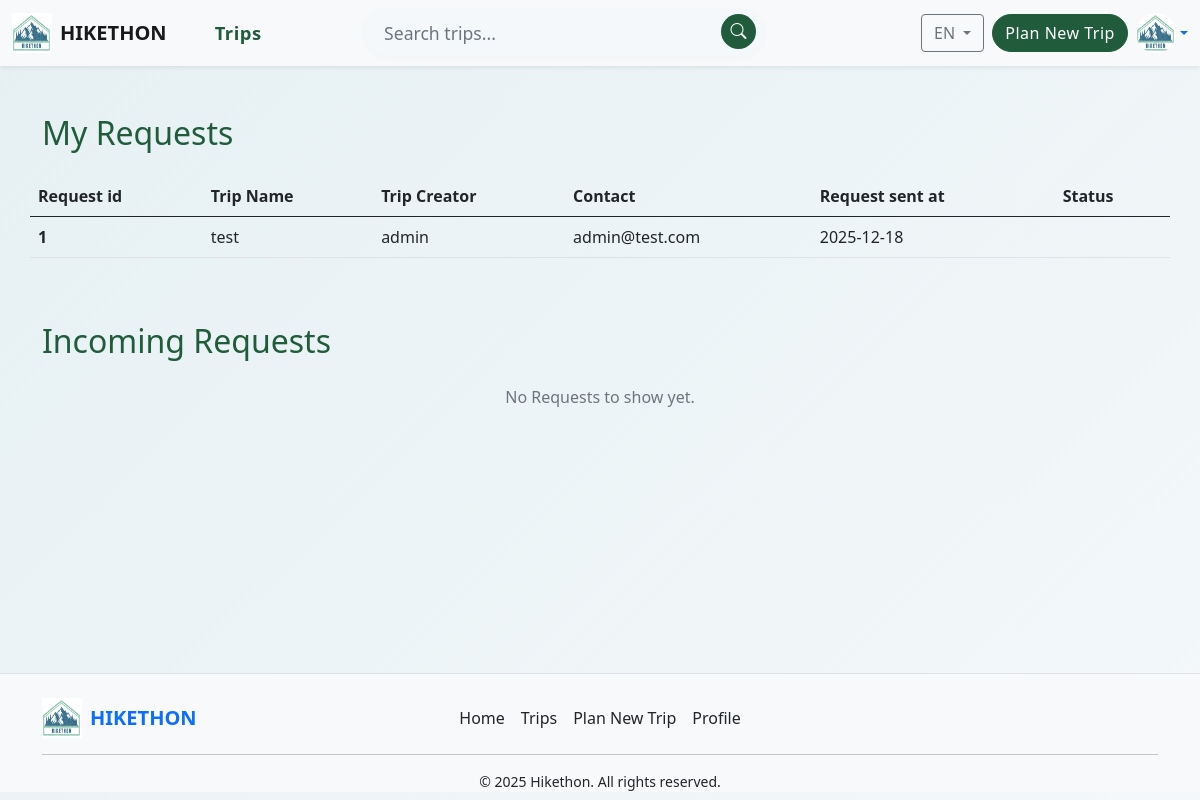
The app's page /requests (signed in), older data.
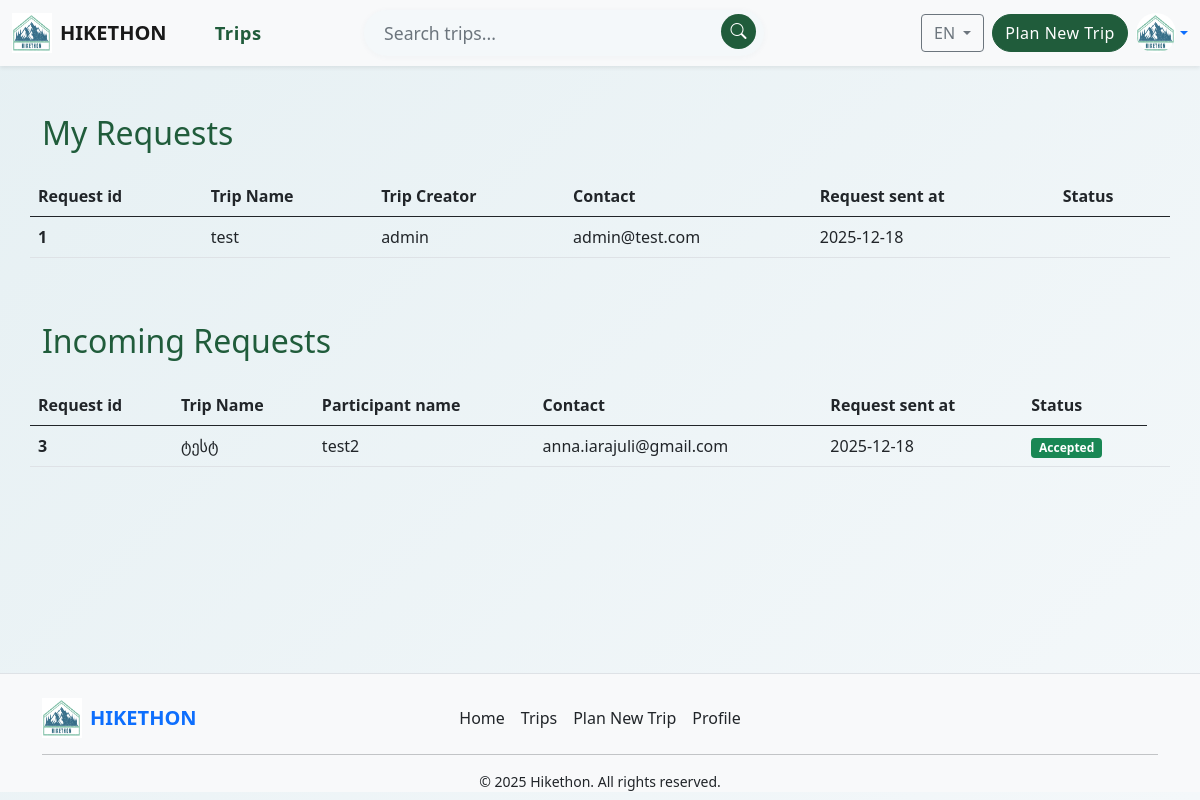
The same page, newer data.
### models.py (models this page shows, shortened)
class BaseModel:
    def create(self):
        db.session.add(self)
        db.session.commit()

class TripRequest(db.Model, BaseModel):
    __tablename__ = "trip_requests"
    id = db.Column(db.Integer, primary_key=True)
    user_id = db.Column(db.Integer, db.ForeignKey('users.id'), nullable=False)
    trip_id = db.Column(db.Integer, db.ForeignKey('trips.id'), nullable=False)
    status = db.Column(db.String(20), nullable=False)  # pending, cancelled (by user); accepted, rejected (by trip creator)
    created_at = db.Column(db.DateTime, default=datetime.utcnow)
    responded_at = db.Column(db.DateTime)
    user = db.relationship('User', backref="trip_requests", lazy=True) # creator of the trip
    trip = db.relationship('Trip', backref="requests", lazy=True)

class Trip(db.Model, BaseModel):
    __tablename__ = "trips"
    id = db.Column(db.Integer, primary_key=True)
    name = db.Column(db.String(100), nullable=False)
    date_created = db.Column(db.DateTime, default=datetime.utcnow)
    start_date = db.Column(db.Date, nullable=False)
    end_date = db.Column(db.Date, nullable=False)
    duration = db.Column(db.Integer, nullable=False) # It will be calculated automatically
    difficulty = db.Column(db.String(20), nullable=False)
    description = db.Column(db.Text, nullable=False)
    creator_id = db.Column(db.Integer, db.ForeignKey('users.id'), nullable=False)
    trip_img = db.Column(db.String(100), nullable=False)
    user = db.relationship("User", backref="created_trips")

class User(db.Model, BaseModel, UserMixin):
    __tablename__ = "users"
    id = db.Column(db.Integer(), primary_key=True)
    name = db.Column(db.String(), nullable=False)
    surname = db.Column(db.String(), nullable=False)
    username = db.Column(db.String(), unique=True, nullable=False)
    email = db.Column(db.String(), unique=True, nullable=False)
    password = db.Column(db.String(255), nullable=False)
    role = db.Column(db.String(), nullable=False)
    date_joined = db.Column(db.DateTime, default=datetime.now())

### routes.py (the view)
@app.route("/requests")
@login_required
def manage_requests():
    my_requests = (
        TripRequest.query.join(Trip)
        .filter(TripRequest.user_id==current_user.id).all()
    )
    incoming_requests = (
        TripRequest.query.join(Trip)
        .filter(Trip.creator_id==current_user.id)
        .all()
    )
    return render_template("manage_requests.html",
                           my_requests=my_requests,
                           incoming_requests=incoming_requests)

### models.py (called while the page is built)
@login_manager.user_loader
def load_user(user_id):
    return User.query.get(user_id)

### templates/manage_requests.html (shortened to what this page needs)
{% extends 'components/base.html' %}
{% block content %}
<div class="container my-5">
    <h2 class="mb-4 text-success">My Requests</h2>
    <div class="row justify-content-center">
        {% if my_requests %}
        <table class="table">
            <thead>
            <tr>
                <th scope="col">Request id</th>
                <th scope="col">Trip Name</th>
                <th scope="col">Trip Creator</th>
                <th scope="col">Contact</th>
                <th scope="col">Request sent at</th>
                <th scope="col">Status</th>
            </tr>
            </thead>
            <tbody>
                {% for request in my_requests %}
                <tr>
                    <th scope="row">{{ request.id }}</th>
                    <td>{{ request.trip.name }}</td>
                    <td>{{ request.trip.user.username }}</td>
                    <td>{{ request.trip.user.email }}</td>
                    <td>{{ request.created_at.strftime("%Y-%m-%d") }}</td>
                    <td>
                    </td>
                </tr>
                {% endfor %}
            </tbody>
        </table>
        {% else %}
        <div class="col-12 text-center text-muted">No Requests to show yet.</div>
        {% endif %}
    </div>
</div>
<div class="container my-5">
    <h2 class="mb-4 text-success">Incoming Requests</h2>
    <div class="row justify-content-center">
        {% if incoming_requests %}
        <table class="table">
            <thead>
            <tr>
                <th scope="col">Request id</th>
                <th scope="col">Trip Name</th>
                <th scope="col">Participant name</th>
                <th scope="col">Contact</th>
                <th scope="col">Request sent at</th>
                <th scope="col">Status</th>
            </tr>
            </thead>
            <tbody>
                {% for request in incoming_requests %}
                <tr>
                    <th scope="row">{{ request.id }}</th>
                    <td><a href="/trip/{{ request.trip_id }}" class="text-decoration-none text-dark">{{ request.trip.name }}</a></td>
                    <td><a href="/profile" class="text-decoration-none text-dark">{{ request.trip.user.username }}</a></td>
                    <td>{{ request.trip.user.email }}</td>
                    <td>{{ request.created_at.strftime("%Y-%m-%d") }}</td>
                    <td>
                        {% if request.status == "pending" %}
                          <span class="badge bg-warning text-dark">Pending</span>
                        {% elif request.status == "accepted" %}
                          <span class="badge bg-success">Accepted</span>
                        {% elif request.status == "denied" %}
                          <span class="badge bg-danger">Denied</span>
                        {% endif %}
                    </td>
                    <td>
                    </td>
                </tr>
                {% endfor %}
            </tbody>
        </table>
        {% else %}
        <div class="col-12 text-center text-muted">No Requests to show yet.</div>
        {% endif %}
    </div>
</div>
{% endblock %}

### templates/components/base.html (shortened to what this page needs)
<!DOCTYPE html>
<html lang="en">
<head>
    <link href="https://cdn.jsdelivr.net/npm/bootstrap@5.0.2/dist/css/bootstrap.min.css" rel="stylesheet">
    <link rel="stylesheet" href="https://cdn.jsdelivr.net/npm/bootstrap-icons@1.10.5/font/bootstrap-icons.css">
    <link rel="stylesheet" href="/static/style.css">
</head>
<body class="d-flex flex-column min-vh-100 custom-body">
{% include "components/navbar.html" %}
<main class="flex-grow-1 custom-main">
    {% block content %}
    {% endblock %}
</main>
{% include "components/footer.html" %}
</body>
</html>

### templates/components/navbar.html (shortened to what this page needs)
<nav class="navbar navbar-expand-lg navbar-light bg-light shadow-sm">
  <div class="container-fluid">
    <a class="navbar-brand d-flex align-items-center" href="/">
      <img src="{{ url_for('static', filename='images/logo.png') }}" alt="Hikethon Logo" width="40" height="40" class="me-2">
      <span class="fw-bold d-none d-md-inline">HIKETHON</span>
    </a>
    <div class="collapse navbar-collapse" id="navbarSupportedContent">
      <form class="d-flex mx-auto order-2 order-lg-1 navbar-search-form" role="search">
        <input class="form-control navbar-search-input me-2" type="search" placeholder="Search trips..." aria-label="Search">
        <button class="btn navbar-search-btn" type="submit" aria-label="Search">
          <i class="bi bi-search"></i>
        </button>
      </form>
      <ul class="navbar-nav ms-3 me-2 align-items-center">
        <li class="nav-item">
          <a class="nav-link navbar-trips-link fw-bold" href="/trips">Trips</a>
        </li>
      </ul>
      <div class="d-flex align-items-center ms-auto order-3">
        <div class="dropdown me-2">
          <button class="btn btn-outline-secondary dropdown-toggle" type="button" id="langDropdown" data-bs-toggle="dropdown" aria-expanded="false">
            EN
          </button>
        </div>
        {% if current_user.is_authenticated %}
        <a href="/trip/create" class="btn btn-success me-2 rounded-pill">Plan New Trip</a>
        <div class="dropdown">
          <a href="#" class="d-flex align-items-center text-decoration-none dropdown-toggle" id="profileDropdown" data-bs-toggle="dropdown" aria-expanded="false">
            <img src="{{ current_user.profile_photo if current_user.profile_photo else url_for('static', filename='images/logo.png') }}" alt="Profile" class="rounded-circle" width="40" height="40">
          </a>
        </div>
        {% else %}
        <a href="{{ url_for('auth.login') }}" class="btn btn-outline-success me-2 rounded-pill">Sign In</a>
        <a href="{{ url_for('auth.register') }}" class="btn btn-success rounded-pill">Sign Up</a>
        {% endif %}
      </div>
    </div>
  </div>
</nav>

### templates/components/footer.html (shortened to what this page needs)
<footer class="bg-light text-dark pt-4 mt-5 border-top mb-2">
  <div class="container">
    <div class="row align-items-center">
      <div class="col-md-3 text-center text-md-start mb-3 mb-md-0">
        <a href="/" class="d-flex align-items-center justify-content-center justify-content-md-start text-decoration-none">
          <img src="{{ url_for('static', filename='images/logo.png') }}" alt="Hikethon Logo" width="40" height="40" class="me-2">
          <span class="fw-bold fs-5">HIKETHON</span>
        </a>
      </div>
      <div class="col-md-6 mb-3 mb-md-0">
        <ul class="nav justify-content-center">
          <li class="nav-item"><a href="/" class="nav-link px-2 text-dark">Home</a></li>
          <li class="nav-item"><a href="/trips" class="nav-link px-2 text-dark">Trips</a></li>
          <li class="nav-item"><a href="/trip/create" class="nav-link px-2 text-dark">Plan New Trip</a></li>
          <li class="nav-item"><a href="/profile" class="nav-link px-2 text-dark">Profile</a></li>
        </ul>
      </div>
      <div class="col-md-3 text-center text-md-end">
      </div>
    </div>
    <hr>
    <div class="row">
      <div class="col text-center small">
        &copy; 2025 Hikethon. All rights reserved.
      </div>
    </div>
  </div>
</footer>

### static/style.css (style rules this page uses)
.custom-body { min-height: 100vh; display: flex; flex-direction: column; background: linear-gradient(135deg, #e6f0f3 0%, #f4f8fa 100%); }
.custom-main { flex: 1 0 auto; }
:root { --hikethon-green: #205c3b; --hikethon-green-dark: #163b16; --hikethon-blue: #2a4d69; --hikethon-blue-dark: #19324a; }
.text-success { color: var(--hikethon-green) !important; }
.navbar-search-form { max-width: 400px; width: 100%; background: #f4f8fa; border-radius: 2rem; padding: 0.25rem 0.5rem; box-shadow: 0 1px 6px rgba(42,77,105,0.04); }
.navbar-search-input { border: none; background: transparent; font-size: 1.1rem; border-radius: 2rem; box-shadow: none; outline: none; color: var(--hikethon-blue-dark); }
.navbar-search-btn { background: var(--hikethon-green); color: #fff; border: none; border-radius: 50%; width: 2.2rem; height: 2.2rem; display: flex; align-items: center; justify-content: center; transition: background 0.2s; }
.navbar-trips-link { font-size: 1.15rem; color: var(--hikethon-green) !important; letter-spacing: 0.5px; padding: 0.5rem 1rem !important; border-radius: 1rem; transition: background 0.2s, color 0.2s; }
.btn-success, .btn-outline-success { border-radius: 2rem !important; font-weight: 500; letter-spacing: 0.5px; font-size: 1rem; }
.btn-success { background: var(--hikethon-green); border-color: var(--hikethon-green); }
footer .nav-link { color: var(--hikethon-blue-dark); transition: background 0.2s, text-decoration 0.2s; border-radius: 0.5rem; }
footer { margin-bottom: 0.5rem; }

Row changes from the older to the newer data that the page shows:
added TripRequest: id "3", trip.name "ტესტ", trip.user.username "test2", trip.user.email "anna.iarajuli@gmail.com", created_at "2025-12-18", status "Accepted", shown under "Incoming Requests"
Text that changed along with them:
text no longer shown: "No Requests to show yet."
text now shown: "Request id Trip Name Participant name Contact Request sent at Status"
